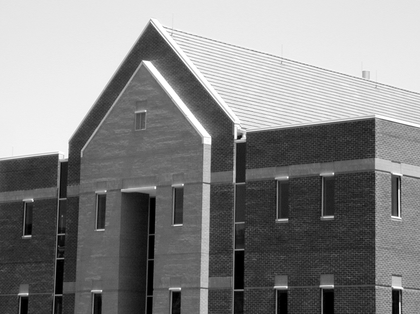
%> input picture Building.tif, 420 x 314 px, shrunk from 1114 x 834 before the run
$ octave Tipton_EGR532_Lab7PartA.m   (GNU Octave 9; MATLAB toolbox functions it lacks are replaced by stand-ins)
%> lines starting %> are read from the running program, lines starting %| are printed output that depends on the picture
%%%%%%%%%%%%%%%%%%%%%%%%%%%%%%%%%%%%%%%%%%%%%%%%%%%%%%%%%%%%%%%%%%%%%%%%
% Title: Edge Detection
% Filename: Tipton_EGR532_Lab7PartA.m
% Author: Natalie Tipton
% Date: 3/21/19
% Instructor: Dr. Rhodes
% Description: This script applies sobel masks to an image in order to
%   find the magnitude and angle images. The horizontal and vertical
%   lines are emphasized.
%%%%%%%%%%%%%%%%%%%%%%%%%%%%%%%%%%%%%%%%%%%%%%%%%%%%%%%%%%%%%%%%%%%%%%%%

%%%%%%%% Part A %%%%%%%%%%

%read in building image and find size
building = imread('Building.tif');
%> building is the input picture: size 314x420 uint8; min 0, max 255, mean 133.3
[row, col] = size(building);
%> row = 314; col = 420

%convert building to type double
b = im2double(building);

%create both masks
w1 = [-1 -2 -1; 0 0 0; 1 2 1];
w2 = [-1 0 1; -2 0 2; -1 0 1];

%find derivative of image with first mask
for x = 1+1:row-1
    for y = 1+1:col-1
        gx(x,y) = w1(1,1)*b(x-1,y-1)+w1(1,2)*b(x-1,y)+w1(1,3)*b(x-1,y+1)...
                      +w1(2,1)*b(x,y-1)+w1(2,2)*b(x,y)+w1(2,3)*b(x,y+1)...
                      +w1(3,1)*b(x+1,y-1)+w1(3,2)*b(x+1,y)+w1(3,3)*b(x+1,y+1);
    end
end
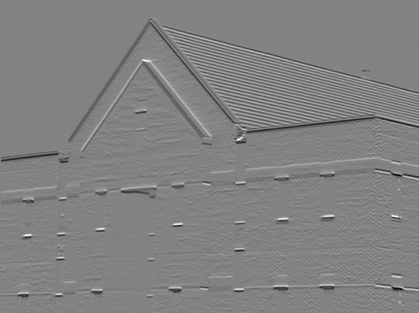
%> gx: size 313x419 double; min -3.05, max 2.89, mean -0.0168; drawn with min black and max white

%find derivative of image with second mask
for x = 1+1:row-1
    for y = 1+1:col-1
        gy(x,y) = w2(1,1)*b(x-1,y-1)+w2(1,2)*b(x-1,y)+w2(1,3)*b(x-1,y+1)...
                      +w2(2,1)*b(x,y-1)+w2(2,2)*b(x,y)+w2(2,3)*b(x,y+1)...
                      +w2(3,1)*b(x+1,y-1)+w2(3,2)*b(x+1,y)+w2(3,3)*b(x+1,y+1);
    end
end
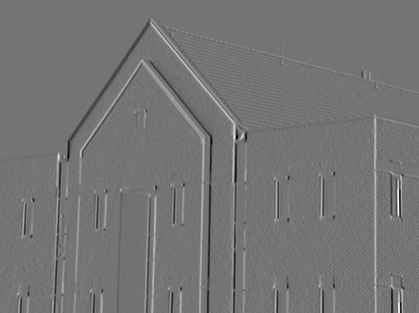
%> gy: size 313x419 double; min -3.01, max 3.54, mean 0.00216; drawn with min black and max white

%find gradient magnitude of image
M = abs(gx) + abs(gy);
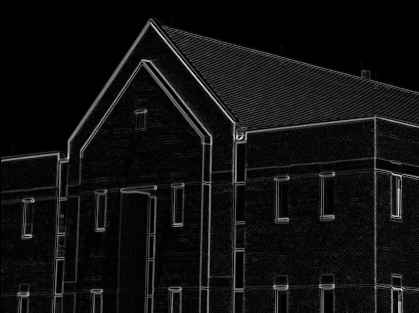
%> M: size 313x419 double; min 0, max 4.32, mean 0.276; drawn with min black and max white
%find gradient angle of image
alpha = atan(gy ./ gx);
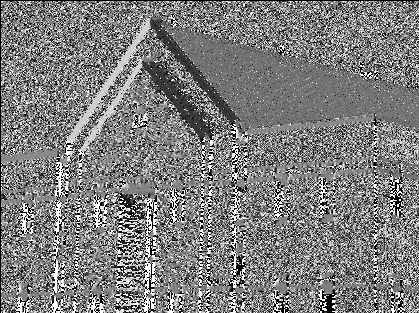
%> alpha: size 313x419 double; 0.81% of the values are NaN or infinite; the others: min -1.57, max 1.57, mean -0.00236; drawn with min black, max white, NaN and infinite black

%plot original image and gx and gy in subplots
figure(1)
colormap gray;
subplot(2,2,1)
imagesc(building);
title('Original Building');
xlabel('X (spatial units)');
ylabel('Y (spatial units)');
colorbar;
subplot(2,2,2)
imagesc(gx);
title({'Partial Derivative of Original','In Terms of X (gx)'});
xlabel('X (spatial units)');
ylabel('Y (spatial units)');
colorbar;
subplot(2,2,3)
imagesc(gy);
title({'Partial Derivative of Original','In Terms of Y (gy)'});
xlabel('X (spatial units)');
ylabel('Y (spatial units)');
colorbar;

figure(2)
colormap gray;
subplot(1,2,1)
imagesc(M);
title('Gradient Magnitude of Original Image');
xlabel('X (spatial units)');
ylabel('Y (spatial units)');
colorbar;
subplot(1,2,2)
imagesc(alpha);
title('Gradient Angle of Original Image');
xlabel('X (spatial units)');
ylabel('Y (spatial units)');
colorbar;

$ run again, with blood1.tif copied over Building.tif
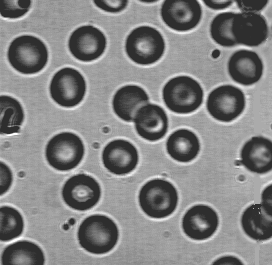
%> input picture blood1.tif, 272 x 265 px
%> building is the input picture: size 265x272 uint8; min 46, max 255, mean 129.8
%> after the loop `for x = 1+1:row-1`:
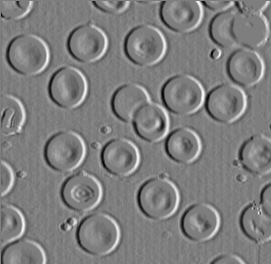
%> gy: size 264x271 double; min -1.75, max 1.78, mean 0.00115; drawn with min black and max white
%> `alpha = atan(gy ./ gx);`:
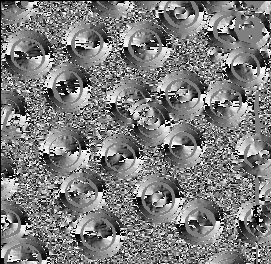
%> alpha: size 264x271 double; 0.95% of the values are NaN or infinite; the others: min -1.57, max 1.57, mean -0.0129; drawn with min black, max white, NaN and infinite black
